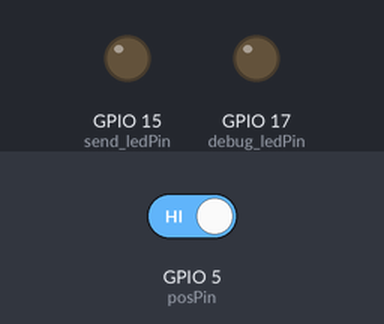
The sketch below on a simulated ESP32. Shown: output pins drawn as LEDs (lit = HIGH). The inputs (shaded band) are chosen by the test bench; at power-on: GPIO 5 (posPin) HIGH. What the sketch prints to the serial monitor is not drawn.

Above: at 1.9 s.
2.0 s: GPIO 5 (posPin) driven LOW
At 7.48 s:
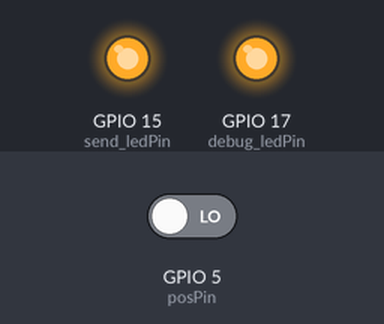
Timing chart, 0 to 11.0 s (numbered marks = the images above; inputs shaded):
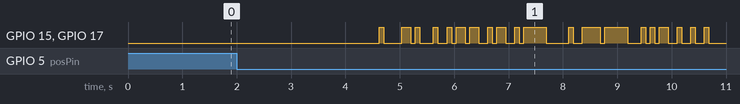

The sketch:

ESP_IR_send.ino
```cpp
/*
 *
 * https://www.reddit.com/r/arduino/comments/krv55r/convert_an_int_to_a_binary_array/
 * https://forum.arduino.cc/t/byte-array-to-string/129708/6
 *
 * https://github.com/daniel-k-05/ESP32_IR_Daten-bertragung
 */


String input = "AHello World!";
String sendData = " ";

const int send_ledPin = 15;           //Pin wahl ist bisher willkürlich
const int recieve_sensorPin = 20;
const int debug_ledPin = 17;
const int posPin = 5;


const int blockLength = 5;  // so in the end it's 5+1
const int ZeitProZeichen = 500;
int clkSpeed = ZeitProZeichen / 6;


void setup() {
  //Anfangs Setup
  pinMode(send_ledPin, OUTPUT);     // ggf. mit einem pin vorher testen und nach gegebenem fall zwischen in-/output wechseln (Jumper PIN)
  pinMode(debug_ledPin, OUTPUT);
  pinMode(posPin, INPUT);

  Serial.begin(9600);
  delay(500);

  if(digitalRead(posPin) == LOW){
    Serial.println("MODE :: SEND");
    Serial.println(" ");
    Serial.println("Input Message: " + input);   //Später ggf mit Serial oder App Input
  }
  else{
    Serial.println("MODE :: READ");
  }

  input.toUpperCase();
  sendData = generateData(input);
  Serial.println("Compiled Code: " + sendData);
}


void loop() {
  if(digitalRead(posPin) == LOW){
    sendMSG();
  }
  else{
    readMSG();
  }
}


String generateData(String message){
  String compiledMessage = " ";

  for (int i = 0; i < message.length(); i++){
    // + "1"
    compiledMessage = compiledMessage + "1";
    if((int)message.charAt(i) - 64 > 0 && (int)message.charAt(i) - 64 < 65){
      compiledMessage = compiledMessage + intToBinary((int)message.charAt(i) - 64);     // + "(Ascii wert - 64 --> binär)"
    }
    else{
      compiledMessage = compiledMessage + "00000";
    }

    //   \/ DEBUG \/
    Serial.print(message.charAt(i));
    Serial.print("; ");
    //Serial.print((int)message.charAt(i));
    Serial.print("; ");
    Serial.print((int)message.charAt(i) - 64);
    Serial.print("; ");
    Serial.println(intToBinary((int)message.charAt(i) - 64));
    //   /\ DEBUG /\

  }
  return (compiledMessage);
}


String intToBinary(int num){
  byte byteArray[blockLength] = {};
  int i;
  String str;
  for (i = blockLength - 1; i > 0; i--) {  //Convert the Int to a Binary
    byteArray[i] = num%2;
    num=num/2;
  }
  for (int c : byteArray) str += c;        //Convert the Array to a string
  return(str);
}


void sendMSG(){
  Serial.println("Starting from the beginning");
  digitalWrite(send_ledPin, LOW);
  digitalWrite(debug_ledPin, LOW);
  delay(5*6*clkSpeed);    // 5 leer durchläufe

  // Sende Alle Daten
  for(int i = 0; i < sendData.length(); i++){
    switch ((int)sendData.charAt(i)){
      case ('1'):
        digitalWrite(send_ledPin, HIGH);
        digitalWrite(debug_ledPin, HIGH);
        Serial.print("1");
        break;
      case ('0'):
        digitalWrite(send_ledPin, LOW);
        digitalWrite(debug_ledPin, LOW);
        Serial.print("0");
        break;
      default:
        break;
    }
    delay(clkSpeed);
  }
  Serial.println();
  Serial.println("Message Sent Succesfully");
  Serial.println("--------------------------------------------------------");
  return;
}


void readMSG(){
  Serial.println("Message Succesfully Recieved");
  return;
}
```
